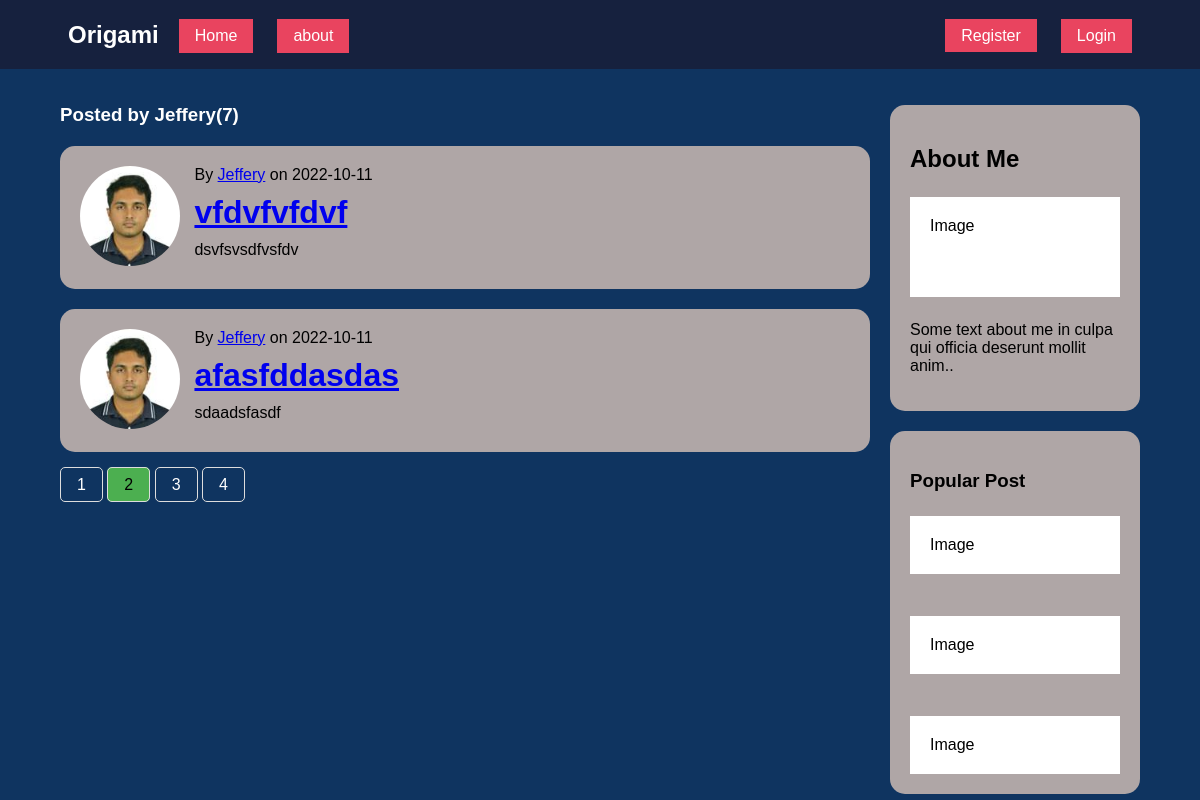
Screenshot of /user/Jeffery?page=2 with the database file from the repository.
### origami/models.py (models this page shows, shortened)
class User(db.Model, UserMixin):
    id = db.Column(db.Integer, primary_key=True)
    username = db.Column(db.String(20), unique=True, nullable=False)
    email = db.Column(db.String(120), unique=True, nullable=False)
    image_file = db.Column(db.String(20), nullable=False, default='default.jpg')
    password = db.Column(db.String(60), nullable=False)
    posts = db.relationship('Post', backref='author', lazy=True)

class Post(db.Model):
    id = db.Column(db.Integer, primary_key=True)
    title = db.Column(db.String(100), nullable=False)
    date_posted = db.Column(db.DateTime, nullable=False, default=datetime.utcnow)
    content = db.Column(db.Text, nullable=False)
    user_id = db.Column(db.Integer, db.ForeignKey('user.id'), nullable=False)

### origami/routes.py (the view)
@app.route("/user/<string:username>")
def user_posts(username):
    page = request.args.get('page', 1, type=int)
    user =User.query.filter_by(username=username).first_or_404()
    origami = Post.query.filter_by(author=user)\
        .order_by(Post.date_posted.desc())\
        .paginate(page=page, per_page=2)
    return render_template('user_posts.html', posts=origami, user=user)

### origami/templates/user_posts.html
{% extends "layout.html" %}
{% block content %}
<div class="leftcolumn">
    <h3>Posted by {{user.username}}({{posts.total}})</h3>
    {% for post in posts.items %}
        <div class="card">
            <img src="{{url_for('static',filename='profile_pics/'+ post.author.image_file)}}" class="profile-pic image-size" alt="users profile pics">
            <div class="text-file">
                <p>By <a href="{{url_for('user_posts', username=post.author.username)}}">{{ post.author.username }}</a> on {{ post.date_posted.strftime('%Y-%m-%d') }}</p>
                <h1><a href="{{url_for('post',post_id = post.id)}}">{{ post.title }}</a></h1>
                <p>{{ post.content }}</p>
            </div>
        </div>
    {% endfor %}
    {% for page_num in posts.iter_pages(left_edge=1, right_edge=1, left_current=1, right_current=2) %}
        {% if page_num %}
        <div class="pagination">
            {% if posts.page == page_num %}
                <a href="{{url_for('user_posts', username=user.username, page=page_num)}}" class="active">{{ page_num }}</a>
            {% else %}
                <a href="{{url_for('user_posts', username=user.username, page=page_num)}}">{{ page_num }}</a>
            {% endif %}
        </div>
        {% endif %}
    {% endfor %}
</div>
{% endblock content %}

### origami/static/css/style.css (style rules this page uses)
:root { box-sizing: border-box; }
body { margin: 0; background-color: #0F3460; font-family: Arial, Helvetica, sans-serif; }
body * + * { margin-top: 1.5em; }
.leftcolumn { float:left; width:75%; margin-top: 0; }
.card { background-color: #afa6a6; padding: 20px; margin-top: 20px; border-radius: 15px; }
.profile-pic { display: inline-block; vertical-align:top; border-radius: 50%; }
.text-file { display: inline-block; margin: 0; margin-left: 10px; }
.text-file h1, .text-file p { margin: 0 0 10px 0; }
.card:after { content: ""; display: table; clear: both; }
.image-size { width: 100px; }
.pagination { display: inline-block; margin-bottom: 50px; }
.pagination a { color:white; float: center; padding: 8px 16px; text-decoration: none; border-radius: 5px; border: 1px solid #ddd; }
.pagination a.active { background: #4caf50; color: black; }
.leftcolumn h3 { color: white; }

### rows the page displays
User: username "Jeffery"
Post: image_file (picture), author.username "Jeffery", date_posted "2022-10-11", title "vfdvfvfdvf", content "dsvfsvsdfvsfdv"
Post: image_file (picture), author.username "Jeffery", date_posted "2022-10-11", title "afasfddasdas", content "sdaadsfasdf"

### other values shown
{{ posts.total }} "7"
{{ page_num }} "1" "3" "4"
{{ page_num }} "2"
